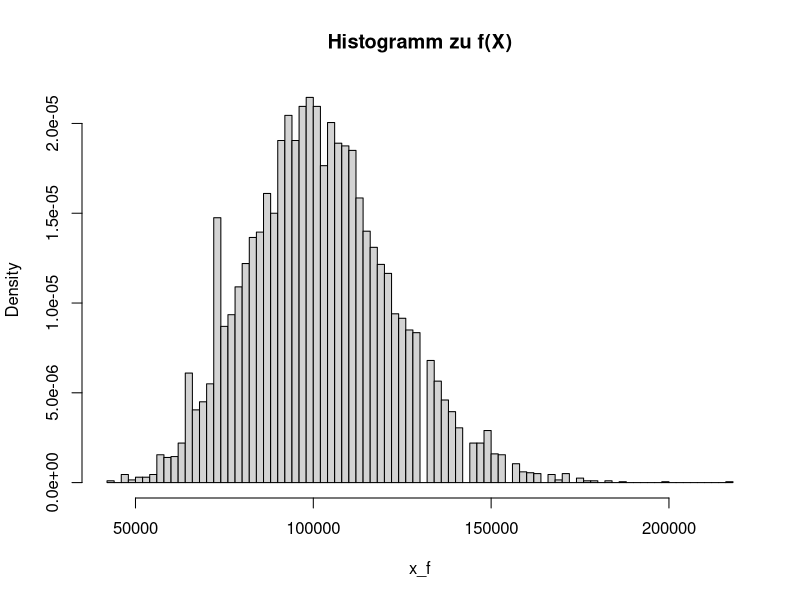
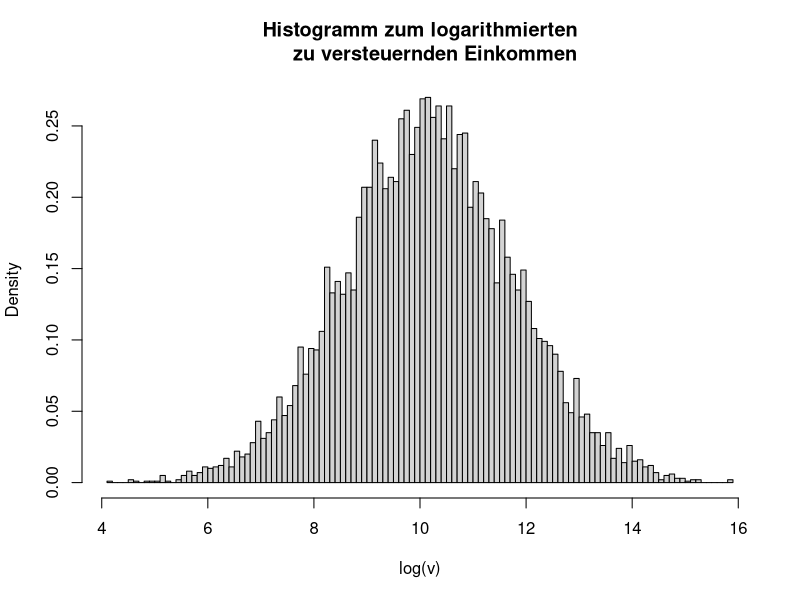
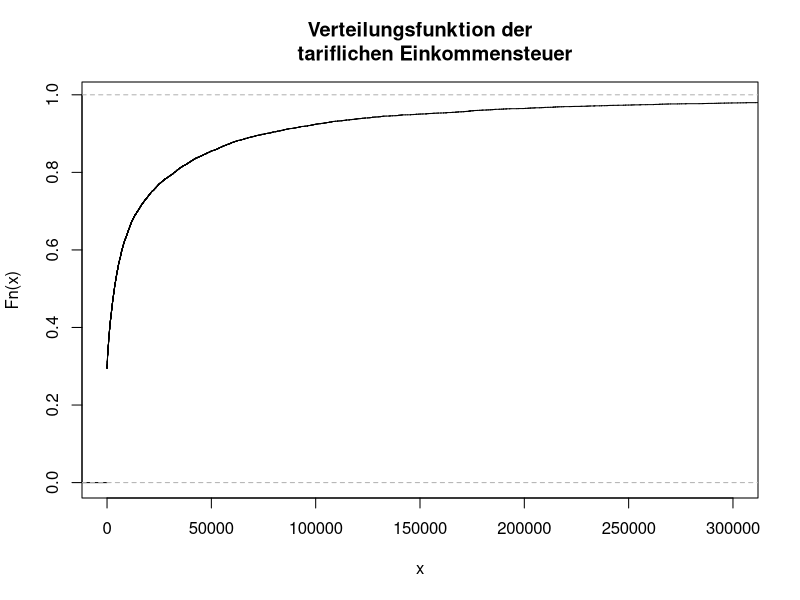
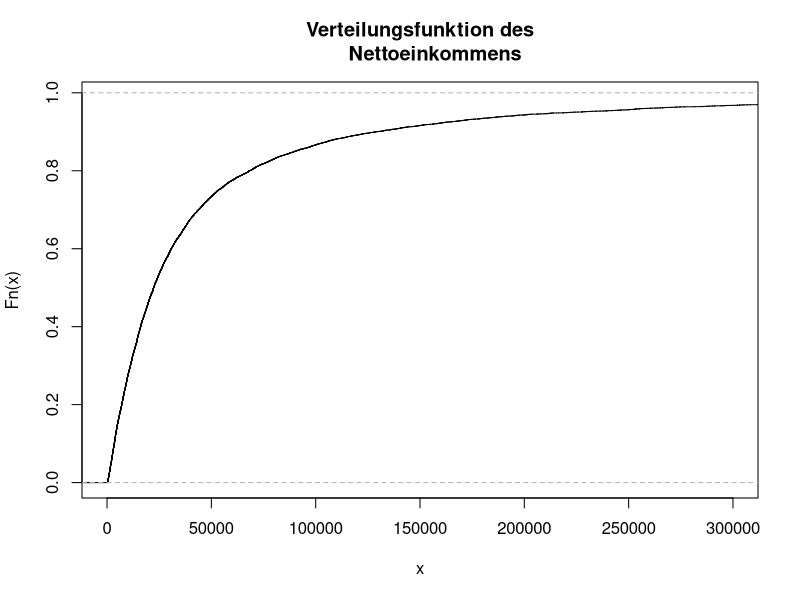
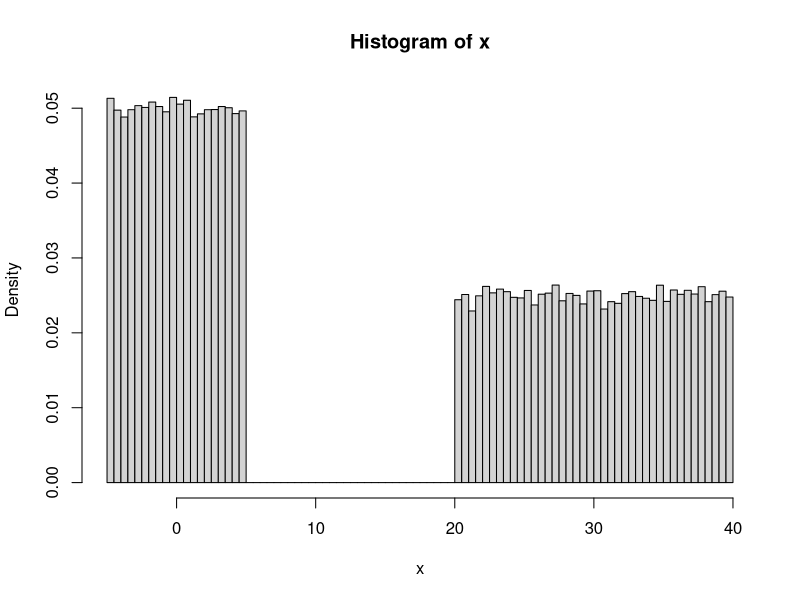
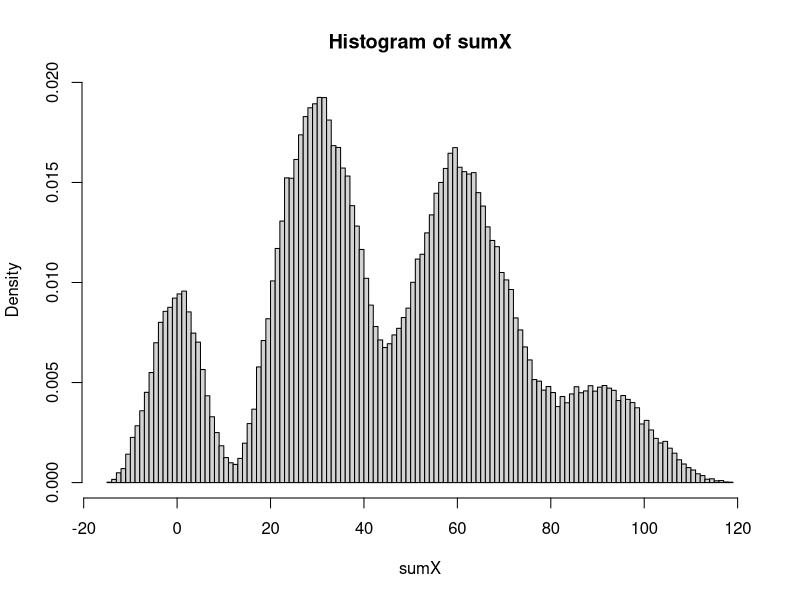
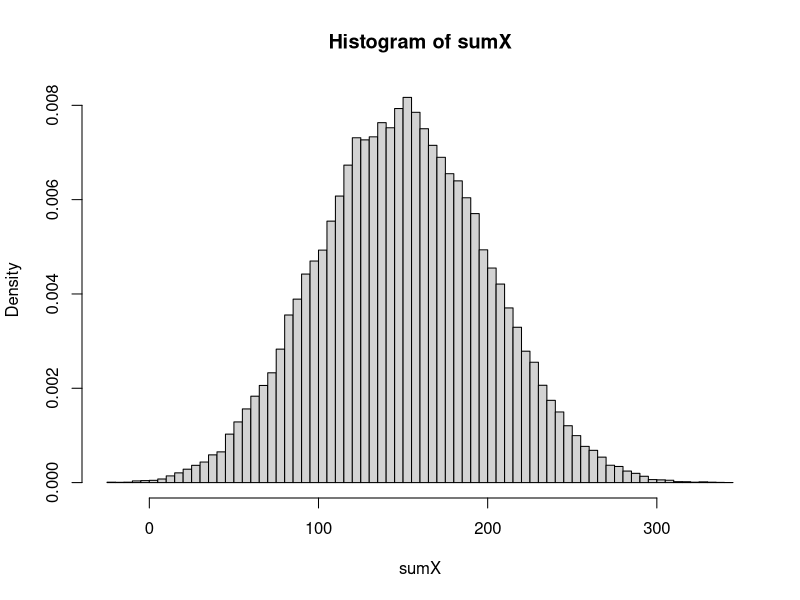
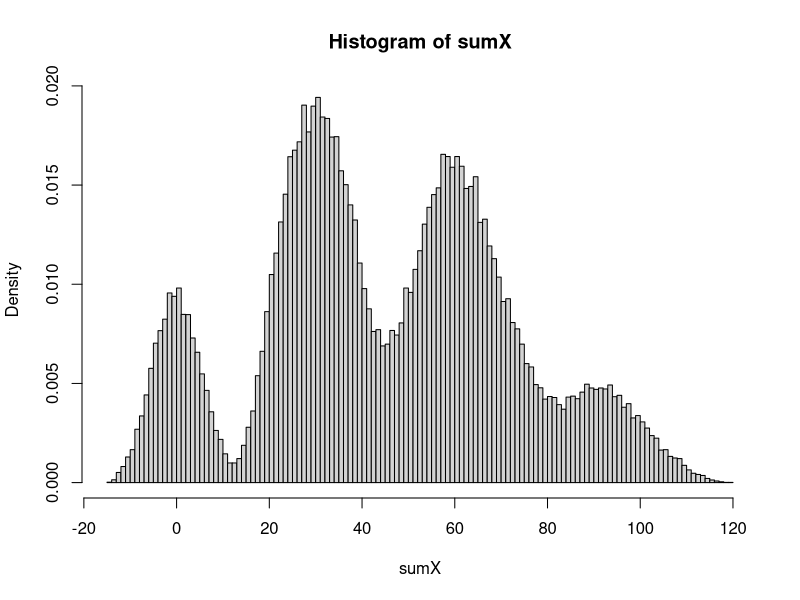

These figures' R source, in order:
## ---- chunk 1
n <- 10^4
lambda <- 100
x <- rpois(n, lambda)
## ---- chunk 2
x_f <- 10*x^2+3
## ---- chunk 3
mean(x_f)
## ---- chunk 4
var(x_f)
## ---- chunk 5
EfX <- 10*(lambda+lambda^2)+3
EfX
## ---- chunk 6
abs_abw <- abs( EfX - mean(x_f))
abs_abw
## ---- chunk 7
abs_abw/EfX
## ---- chunk 8
hist(x_f,breaks=100,probability=TRUE, main="Histogramm zu f(X)")
## ---- chunk 9
n <- 10^4
v <- rlnorm(n, meanlog=10.2, sdlog=1.6)
## ---- chunk 10
mean(v)
## ---- chunk 11
sqrt(var(v))
## ---- chunk 12
hist(log(v),breaks=100,probability=TRUE, main="Histogramm zum logarithmierten
     zu versteuernden Einkommen")
## ---- chunk 13
mean(log(v))
## ---- chunk 14
sqrt(var(log(v)))
## ---- chunk 15
v_s <-rep(0,n)
for (i in 1:n){
  x <- floor(v[i]) # x auf Basis des zu versteuernden Einkommens v berechnen
  if (x <= 10908){
    sum <- 0
  }
  else if (x <= 15999){
    y <- (x-10908)/10**4
    sum <- (979.18 * y + 1400) * y
  }
  else if (x <= 62809){
    z <- (x-15999)/10**4
    sum <- (192.59 * z + 2397)*z + 966.53
  }
  else if (x <= 277825 ){
    sum <-  0.42*x - 9972.98 
  }
  else{
    sum <-  0.45 * x - 18307.73
  }
  v_s[i] <- (floor(sum))
}
## ---- chunk 16
plot(ecdf(v_s), xlim = c(0,3*10^5), main="Verteilungsfunktion der
     tariflichen Einkommensteuer" )
## ---- chunk 17
plot(ecdf(v-v_s), xlim = c(0,3*10^5), main="Verteilungsfunktion des
     Nettoeinkommens" )
## ---- chunk 18
R <- 10^4
y_10 <- rep(0,R)
y_20 <- rep(0,R)
for (i in 1:R){
  x <- rt(20, df=4) # eine Stichprobe für y_10 und y_20
  y_10[i] <- sum(x[1:10])
  y_20[i] <- sum(x)
}

## ---- chunk 19
quantile(y_20,probs=0.1)
## ---- chunk 20
anz_positiv <- 0
for (i in 1:R){
  if (y_10[i]>0 & y_20[i]>0){
    anz_positiv <- anz_positiv + 1
  }
}
anz_positiv/R # R ist die Anzahl aller Realisationen
## ---- chunk 21
mean(y_10 >0 & y_20 >0)
## ---- chunk 22
z <- rep(0,R)
z_laenge <- 0
for (i in 1:R){
  if (y_10[i]>0){
    z[z_laenge+1] <- y_20[i] # einfügen des Werts an der nächsten freien Position
    z_laenge <- z_laenge + 1 # aktualisieren der tatsächlichen Länge
  }
}
## ---- chunk 23
mean(z[1:z_laenge])
## ---- chunk 24
z_laenge
## ---- chunk 25
mean(y_20[y_10>0])
## ---- chunk 26
n <- 10^5
x <- runif(n, min=-1/2,max=1/2) # x-Koordinaten der Aufprallpunkte
y <- runif(n, min=-1/2, max=1/2) # y-Koordinaten der Aufprallpunkte

## ---- chunk 27
ratio <- mean( x^2+y^2 <= (1/2)^2)
ratio
## ---- chunk 28
ratio*4
## ---- chunk 29


tolerance <- 10^(-4)
error <- 1
n <- 0
my_pi <- NA
while( error > tolerance ){
  n <- n + 1
  x <- runif(n, min=-1/2, max=1/2)
  y <- runif(n, min=-1/2, max=1/2)
  my_pi <- mean( x^2+y^2 <= (1/2)^2)*4
 
  error <- abs(pi - my_pi )
}
## ---- chunk 30
print(n)
## ---- chunk 31
print(error)
## ---- chunk 32
print(my_pi)
## ---- chunk 33
R <- 10^5
p <- 0.5
m <- rbinom(R,1,p)
y <- runif(R, -5, 5)
z <- runif(R, 20, 40)
x <- m*y+(1-m)*z
mean(x)
## ---- chunk 34
p <-0.5
m <- rbinom(R,1,p)
x <- m*y+(1-m)*z
mean(x)
## ---- chunk 35
hist(x, breaks=100, probability=TRUE)
## ---- chunk 36
n <- 3 # also drei Summanden

sumX <- rep(0,R)
for(k in 1:R){
  m <- rbinom(n,1,p)
  y <- runif(n, -5, 5)
  z <- runif(n, 20, 40)
  x <- m*y+(1-m)*z
  sumX[k] <- sum(x) # hier werden alle Einträge von x aufsummiert und im k-ten Eintrag von sumX gespeichert.
}
hist(sumX , breaks=100, probability=TRUE)
## ---- chunk 37
n <- 10 # also zehn Summanden

sumX <- rep(0,R)
for(k in 1:R){
  m <- rbinom(n,1,p)
  y <- runif(n, -5, 5)
  z <- runif(n, 20, 40)
  x <- m*y+(1-m)*z
  sumX[k] <- sum(x) # hier werden alle Einträge von x aufsummiert und im k-ten Eintrag von sumX gespeichert.
}
hist(sumX , breaks=100, probability=TRUE)

## ---- chunk 38
n <- 3
sumX <- 0
for (i in 1:n){
  m <- rbinom(R,1,p)
  y <- runif(R, -5, 5)
  z <- runif(R, 20, 40)
  x <- m*y+(1-m)*z
  sumX <- sumX + x # hier wird komponentenweise addiert
}
hist(sumX, breaks=100, probability=TRUE)
## ---- chunk 39
R <- 10^5
p <- 0.5
m <- rbinom(R,1,p)
y <- runif(R, -5, 5)
z <- runif(R, 20, 40)
x <- m*y+(1-m)*z
mu <- mean(x)
## ---- chunk 40
n <- 100
R <- 10^5
p <- 0.5

t <- rep(0,R)       # Hier ist der Vektor wo alle (barX-\mu)/sdx *n^{1/2} gespeichert sind

for(i in 1:R){
  m <- rbinom(n,1,p)
  y <- runif(n, -5, 5)
  z <- runif(n, 20, 40)
  x <- m*y+(1-m)*z
  t[i] <- (mean(x)-mu)/(sd(x))*sqrt(n)
}

hist(t, breaks=100, probability=TRUE)
g <- seq(from=-4, to=4, length=200)
lines(g, dnorm(g), col="red")
